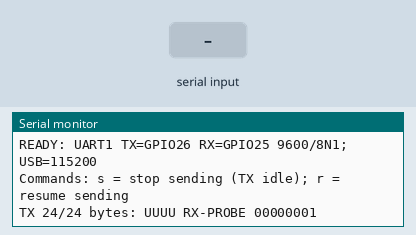
Recording of a sketch running on a simulated ESP32. Shown: the last lines printed to the serial monitor. Inputs (shaded band) come from the test bench.

Above: at 1.2 s.
1.3 s: "s" received over Serial
At 1.8 s:
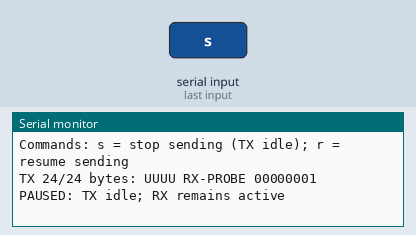
2.8 s: "s" received over the second serial link
At 4.0 s:
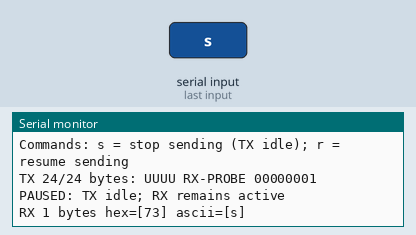
4.3 s: "r" received over Serial
At 5.1 s:
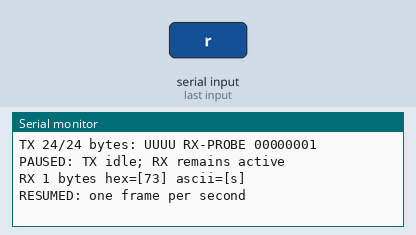
5.8 s: "r" received over the second serial link
At 6.11 s:
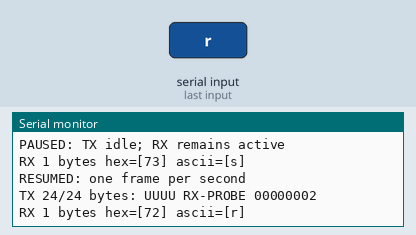
7.3 s: "1" received over the second serial link
At 7.6 s:
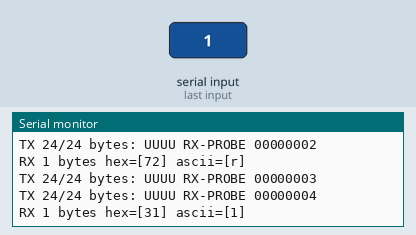
Timing chart, 0 to 9.8 s (numbered marks = the images above; inputs shaded):
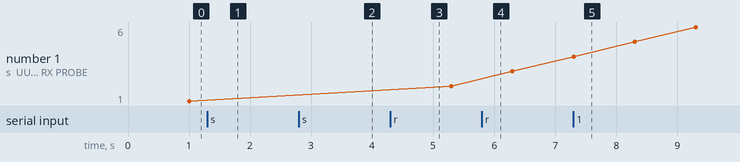

The sketch:

ESP32UartProbe.ino
```cpp
#include <Arduino.h>

constexpr int TX_PIN = 26;
constexpr int RX_PIN = 25;
constexpr uint32_t UART_BAUD = 9600;
constexpr uint32_t PERIOD_MS = 1000;

bool sending = true;
uint32_t sequence = 0;
uint32_t lastSend = 0;

void setup() {
  Serial.begin(115200);                         // USB bridge / UART0 console.
  Serial1.begin(UART_BAUD, SERIAL_8N1, RX_PIN, TX_PIN);
  Serial.println("READY: UART1 TX=GPIO26 RX=GPIO25 9600/8N1; USB=115200");
  Serial.println("Commands: s = stop sending (TX idle); r = resume sending");
  lastSend = millis();
}

void loop() {
  while (Serial.available()) {
    const int command = Serial.read();
    if (command == 's') {
      sending = false;
      Serial.println("PAUSED: TX idle; RX remains active");
    } else if (command == 'r') {
      sending = true;
      lastSend = millis();
      Serial.println("RESUMED: one frame per second");
    }
  }

  const uint32_t now = millis();
  if (sending && uint32_t(now - lastSend) >= PERIOD_MS) {
    lastSend = now;
    char frame[48];
    const int length = snprintf(frame, sizeof(frame), "UUUU RX-PROBE %08lu\r\n",
                                static_cast<unsigned long>(++sequence));
    if (length <= 0 || size_t(length) >= sizeof(frame)) {
      sending = false;
      Serial.println("ERROR: frame formatting failed; TX paused");
    } else {
      const size_t written = Serial1.write(reinterpret_cast<const uint8_t *>(frame), length);
      Serial.printf("TX %u/%d bytes: %s", unsigned(written), length, frame);
      if (written != size_t(length)) {
        sending = false;
        Serial.println("ERROR: incomplete write; TX paused");
      }
    }
  }

  uint8_t received[32];
  size_t count = 0;
  while (Serial1.available() && count < sizeof(received)) {
    const int value = Serial1.read();
    if (value < 0) break;
    received[count++] = uint8_t(value);
  }
  if (count) {
    Serial.printf("RX %u bytes hex=[", unsigned(count));
    for (size_t i = 0; i < count; ++i) Serial.printf("%s%02X", i ? " " : "", received[i]);
    Serial.print("] ascii=[");
    for (size_t i = 0; i < count; ++i) {
      const uint8_t value = received[i];
      if (value >= 32 && value <= 126 && value != '\\') Serial.write(value);
      else Serial.printf("\\x%02X", value);
    }
    Serial.println("]");
  }
  delay(1);
}
```

Measured:
- after the input at 1.3 s, the serial monitor: prints a new line at once (image 1)
- after the input at 2.8 s, the serial monitor: prints a new line at once (image 2)
- after the input at 4.3 s, the serial monitor: prints a new line at once (image 3)
- after the input at 5.8 s, the serial monitor: prints a new line at once (image 4)
- after the input at 7.3 s, the serial monitor: prints a new line at once (image 5)
- plotted number 1: 1 → 2 after the input at 4.3 s
